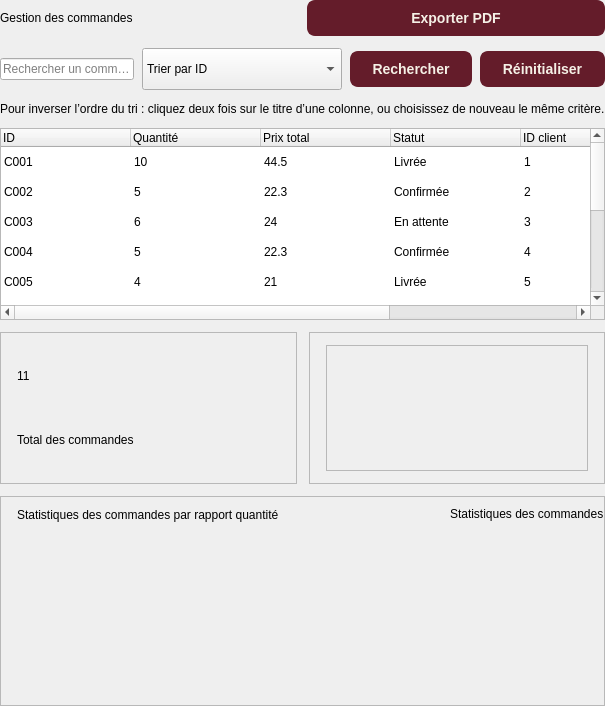
                <widget class="QFrame" name="listPanelCmd">
                 <property name="frameShape">
                  <enum>QFrame::Shape::NoFrame</enum>
                 </property>
                 <layout class="QVBoxLayout" name="listLayoutCmd">
                  <property name="spacing">
                   <number>12</number>
                  </property>
                  <property name="leftMargin">
                   <number>0</number>
                  </property>
                  <property name="topMargin">
                   <number>0</number>
                  </property>
                  <property name="rightMargin">
                   <number>0</number>
                  </property>
                  <property name="bottomMargin">
                   <number>0</number>
                  </property>
                  <item>
                   <layout class="QHBoxLayout" name="titleLayoutCmd">
                    <property name="spacing">
                     <number>8</number>
                    </property>
                    <property name="leftMargin">
                     <number>0</number>
                    </property>
                    <property name="topMargin">
                     <number>0</number>
                    </property>
                    <property name="rightMargin">
                     <number>0</number>
                    </property>
                    <property name="bottomMargin">
                     <number>0</number>
                    </property>
                    <item>
                     <widget class="QLabel" name="labelTitreCmd">
                      <property name="text">
                       <string>Gestion des commandes</string>
                      </property>
                     </widget>
                    </item>
                    <item>
                     <widget class="QPushButton" name="btnExportercmd">
                      <property name="cursor">
                       <cursorShape>PointingHandCursor</cursorShape>
                      </property>
                      <property name="styleSheet">
                       <string notr="true">QPushButton {
    background-color: #641C2A;      /* Bordeaux */
    color: #F5F0E6;                 /* Ivoire */
    border: 2px solid #641C2A;
    border-radius: 8px;
    padding: 8px 20px;
    font-family: &quot;Georgia&quot;, &quot;Times New Roman&quot;, serif;
    font-size: 14px;
    font-weight: bold;
}

QPushButton:hover {
    background-color: #D8A7A7;      /* Rose poudré */
    color: #171717;                 /* Noir */
    border: 2px solid #641C2A;
}

QPushButton:pressed {
    background-color: #171717;      /* Noir */
    color: #F5F0E6;
    border: 2px solid #171717;
}

QPushButton:disabled {
    background-color: #8B7D75;      /* Taupe */
    color: #F5F0E6;
    border: 2px solid #8B7D75;
}

QPushButton:focus {
    outline: none;
    border: 2px solid #7A7B62;      /* Sauge */
}</string>
                      </property>
                      <property name="text">
                       <string>Exporter PDF</string>
                      </property>
                     </widget>
                    </item>
                   </layout>
                  </item>
                  <item>
                   <layout class="QHBoxLayout" name="searchLayoutCmd">
                    <property name="spacing">
                     <number>8</number>
                    </property>
                    <property name="leftMargin">
                     <number>0</number>
                    </property>
                    <property name="topMargin">
                     <number>0</number>
                    </property>
                    <property name="rightMargin">
                     <number>0</number>
                    </property>
                    <property name="bottomMargin">
                     <number>0</number>
                    </property>
                    <item>
                     <widget class="QLineEdit" name="lineEditRecherchecmd">
                      <property name="placeholderText">
                       <string>Rechercher un commande</string>
                      </property>
                     </widget>
                    </item>
                    <item>
                     <widget class="QComboBox" name="comboTricmd">
                      <property name="minimumSize">
                       <size>
                        <width>200</width>
                        <height>42</height>
                       </size>
                      </property>
                      <property name="cursor">
                       <cursorShape>PointingHandCursor</cursorShape>
                      </property>
                      <property name="currentIndex">
                       <number>0</number>
                      </property>
                      <item>
                       <property name="text">
                        <string>Trier par ID</string>
                       </property>
                      </item>
                      <item>
                       <property name="text">
                        <string>Trier par quantite</string>
                       </property>
                      </item>
                      <item>
                       <property name="text">
                        <string>Trier par prix total</string>
                       </property>
                      </item>
                     </widget>
                    </item>
                    <item>
                     <widget class="QPushButton" name="btnRecherchercmd">
                      <property name="cursor">
                       <cursorShape>PointingHandCursor</cursorShape>
                      </property>
                      <property name="styleSheet">
                       <string notr="true">QPushButton {
    background-color: #641C2A;      /* Bordeaux */
    color: #F5F0E6;                 /* Ivoire */
    border: 2px solid #641C2A;
    border-radius: 8px;
    padding: 8px 20px;
    font-family: &quot;Georgia&quot;, &quot;Times New Roman&quot;, serif;
    font-size: 14px;
    font-weight: bold;
}

QPushButton:hover {
    background-color: #D8A7A7;      /* Rose poudré */
    color: #171717;                 /* Noir */
    border: 2px solid #641C2A;
}

QPushButton:pressed {
    background-color: #171717;      /* Noir */
    color: #F5F0E6;
    border: 2px solid #171717;
}

QPushButton:disabled {
    background-color: #8B7D75;      /* Taupe */
    color: #F5F0E6;
    border: 2px solid #8B7D75;
}

QPushButton:focus {
    outline: none;
    border: 2px solid #7A7B62;      /* Sauge */
}</string>
                      </property>
                      <property name="text">
                       <string>Rechercher</string>
                      </property>
                     </widget>
                    </item>
                    <item>
                     <widget class="QPushButton" name="btnReinitialisercmd">
                      <property name="cursor">
                       <cursorShape>PointingHandCursor</cursorShape>
                      </property>
                      <property name="styleSheet">
                       <string notr="true">QPushButton {
    background-color: #641C2A;      /* Bordeaux */
    color: #F5F0E6;                 /* Ivoire */
    border: 2px solid #641C2A;
    border-radius: 8px;
    padding: 8px 20px;
    font-family: &quot;Georgia&quot;, &quot;Times New Roman&quot;, serif;
    font-size: 14px;
    font-weight: bold;
}

QPushButton:hover {
    background-color: #D8A7A7;      /* Rose poudré */
    color: #171717;                 /* Noir */
    border: 2px solid #641C2A;
}

QPushButton:pressed {
    background-color: #171717;      /* Noir */
    color: #F5F0E6;
    border: 2px solid #171717;
}

QPushButton:disabled {
    background-color: #8B7D75;      /* Taupe */
    color: #F5F0E6;
    border: 2px solid #8B7D75;
}

QPushButton:focus {
    outline: none;
    border: 2px solid #7A7B62;      /* Sauge */
}</string>
                      </property>
                      <property name="text">
                       <string>Réinitialiser</string>
                      </property>
                     </widget>
                    </item>
                   </layout>
                  </item>
                  <item>
                   <widget class="QLabel" name="labelAideTriCmd">
                    <property name="text">
                     <string>Pour inverser l’ordre du tri : cliquez deux fois sur le titre d’une colonne, ou choisissez de nouveau le même critère.</string>
                    </property>
                   </widget>
                  </item>
                  <item>
                   <widget class="QTableWidget" name="tablecommandes">
                    <property name="editTriggers">
                     <set>QAbstractItemView::EditTrigger::NoEditTriggers</set>
                    </property>
                    <property name="alternatingRowColors">
                     <bool>false</bool>
                    </property>
                    <property name="selectionMode">
                     <enum>QAbstractItemView::SelectionMode::SingleSelection</enum>
                    </property>
                    <property name="selectionBehavior">
                     <enum>QAbstractItemView::SelectionBehavior::SelectRows</enum>
                    </property>
                    <property name="showGrid">
                     <bool>false</bool>
                    </property>
                    <property name="sortingEnabled">
                     <bool>true</bool>
                    </property>
                    <property name="columnCount">
                     <number>6</number>
                    </property>
                    <attribute name="horizontalHeaderDefaultSectionSize">
                     <number>130</number>
                    </attribute>
                    <attribute name="horizontalHeaderStretchLastSection">
                     <bool>true</bool>
                    </attribute>
                    <attribute name="verticalHeaderVisible">
                     <bool>false</bool>
                    </attribute>
                    <row/>
                    <row/>
                    <row/>
                    <row/>
                    <row/>
                    <row/>
                    <row/>
                    <row/>
                    <row/>
                    <row/>
                    <row/>
                    <column>
                     <property name="text">
                      <string>ID</string>
                     </property>
                     <property name="textAlignment">
                      <set>AlignLeading|AlignVCenter</set>
                     </property>
                    </column>
                    <column>
                     <property name="text">
                      <string>Quantité</string>
                     </property>
                     <property name="textAlignment">
                      <set>AlignLeading|AlignVCenter</set>
                     </property>
                    </column>
                    <column>
                     <property name="text">
                      <string>Prix total</string>
                     </property>
                     <property name="textAlignment">
                      <set>AlignLeading|AlignVCenter</set>
                     </property>
                    </column>
                    <column>
                     <property name="text">
                      <string>Statut</string>
                     </property>
                     <property name="textAlignment">
                      <set>AlignLeading|AlignVCenter</set>
                     </property>
                    </column>
                    <column>
                     <property name="text">
                      <string>ID client</string>
                     </property>
                     <property name="textAlignment">
                      <set>AlignLeading|AlignVCenter</set>
                     </property>
                    </column>
                    <column>
                     <property name="text">
                      <string>Date de création</string>
                     </property>
                     <property name="textAlignment">
                      <set>AlignLeading|AlignVCenter</set>
                     </property>
                    </column>
                    <item row="0" column="0">
                     <property name="text">
                      <string>C001</string>
                     </property>
                    </item>
                    <item row="0" column="1">
                     <property name="text">
                      <string>10</string>
                     </property>
                    </item>
                    <item row="0" column="2">
                     <property name="text">
                      <string>44.5</string>
                     </property>
                    </item>
                    <item row="0" column="3">
                     <property name="text">
                      <string>Livrée</string>
                     </property>
                    </item>
                    <item row="0" column="4">
                     <property name="text">
                      <string>1</string>
                     </property>
                    </item>
                    <item row="0" column="5">
                     <property name="text">
                      <string>12/01/2026</string>
                     </property>
                    </item>
                    <item row="1" column="0">
                     <property name="text">
                      <string>C002</string>
                     </property>
                    </item>
                    <item row="1" column="1">
                     <property name="text">
                      <string>5</string>
                     </property>
                    </item>
                    <item row="1" column="2">
                     <property name="text">
                      <string>22.3</string>
                     </property>
                    </item>
                    <item row="1" column="3">
                     <property name="text">
                      <string>Confirmée</string>
                     </property>
                    </item>
                    <item row="1" column="4">
                     <property name="text">
                      <string>2</string>
                     </property>
                    </item>
                    <item row="1" column="5">
                     <property name="text">
                      <string>03/02/2026</string>
                     </property>
                    </item>
                    <item row="2" column="0">
                     <property name="text">
                      <string>C003</string>
                     </property>
                    </item>
                    <item row="2" column="1">
                     <property name="text">
                      <string>6</string>
                     </property>
                    </item>
                    <item row="2" column="2">
                     <property name="text">
                      <string>24</string>
                     </property>
                    </item>
                    <item row="2" column="3">
                     <property name="text">
                      <string>En attente</string>
                     </property>
                    </item>
                    <item row="2" column="4">
                     <property name="text">
                      <string>3</string>
                     </property>
                    </item>
                    <item row="2" column="5">
                     <property name="text">
                      <string>21/03/2026</string>
                     </property>
                    </item>
                    <item row="3" column="0">
                     <property name="text">
                      <string>C004</string>
                     </property>
                    </item>
                    <item row="3" column="1">
                     <property name="text">
                      <string>5</string>
                     </property>
                    </item>
                    <item row="3" column="2">
                     <property name="text">
                      <string>22.3</string>
                     </property>
                    </item>
                    <item row="3" column="3">
                     <property name="text">
                      <string>Confirmée</string>
                     </property>
                    </item>
                    <item row="3" column="4">
                     <property name="text">
                      <string>4</string>
                     </property>
                    </item>
                    <item row="3" column="5">
                     <property name="text">
                      <string>28/03/2026</string>
                     </property>
                    </item>
                    <item row="4" column="0">
                     <property name="text">
                      <string>C005</string>
                     </property>
                    </item>
                    <item row="4" column="1">
                     <property name="text">
                      <string>4</string>
                     </property>
                    </item>
                    <item row="4" column="2">
                     <property name="text">
                      <string>21</string>
                     </property>
                    </item>
                    <item row="4" column="3">
                     <property name="text">
                      <string>Livrée</string>
                     </property>
                    </item>
                    <item row="4" column="4">
                     <property name="text">
                      <string>5</string>
                     </property>
                    </item>
                    <item row="4" column="5">
                     <property name="text">
                      <string>15/05/2026</string>
                     </property>
                    </item>
                    <item row="5" column="0">
                     <property name="text">
                      <string>C006</string>
                     </property>
                    </item>
                    <item row="5" column="1">
                     <property name="text">
                      <string>2</string>
                     </property>
                    </item>
                    <item row="5" column="2">
                     <property name="text">
                      <string>11</string>
                     </property>
                    </item>
                    <item row="5" column="3">
                     <property name="text">
                      <string>En attente</string>
                     </property>
                    </item>
                    <item row="5" column="4">
                     <property name="text">
                      <string>6</string>
                     </property>
                    </item>
                    <item row="5" column="5">
                     <property name="text">
                      <string>12/06/2026</string>
                     </property>
                    </item>
                    <item row="6" column="0">
                     <property name="text">
                      <string>C007</string>
                     </property>
                    </item>
                    <item row="6" column="1">
                     <property name="text">
                      <string>22</string>
                     </property>
                    </item>
                    <item row="6" column="2">
                     <property name="text">
                      <string>92.5</string>
                     </property>
                    </item>
                    <item row="6" column="3">
                     <property name="text">
                      <string>Confirmée</string>
                     </property>
                    </item>
                    <item row="6" column="4">
                     <property name="text">
                      <string>7</string>
                     </property>
                    </item>
                    <item row="6" column="5">
                     <property name="text">
                      <string>03/07/2026</string>
                     </property>
                    </item>
                    <item row="7" column="0">
                     <property name="text">
                      <string>C008</string>
                     </property>
                    </item>
                    <item row="7" column="1">
                     <property name="text">
                      <string>11</string>
                     </property>
                    </item>
                    <item row="7" column="2">
                     <property name="text">
                      <string>48.4</string>
                     </property>
                    </item>
                    <item row="7" column="3">
                     <property name="text">
                      <string>Livrée</string>
                     </property>
                    </item>
                    <item row="7" column="4">
                     <property name="text">
                      <string>8</string>
                     </property>
                    </item>
                    <item row="7" column="5">
                     <property name="text">
                      <string>21/07/2026</string>
                     </property>
                    </item>
                    <item row="8" column="0">
                     <property name="text">
                      <string>C009</string>
                     </property>
                    </item>
                    <item row="8" column="1">
                     <property name="text">
                      <string>7</string>
                     </property>
                    </item>
                    <item row="8" column="2">
                     <property name="text">
                      <string>35.7</string>
                     </property>
                    </item>
                    <item row="8" column="3">
                     <property name="text">
                      <string>Confirmée</string>
                     </property>
                    </item>
                    <item row="8" column="4">
                     <property name="text">
                      <string>9</string>
                     </property>
                    </item>
                    <item row="8" column="5">
                     <property name="text">
                      <string>15/08/2026</string>
                     </property>
                    </item>
                    <item row="9" column="0">
                     <property name="text">
                      <string>C010</string>
                     </property>
                    </item>
                    <item row="9" column="1">
                     <property name="text">
                      <string>6</string>
                     </property>
                    </item>
                    <item row="9" column="2">
                     <property name="text">
                      <string>24</string>
                     </property>
                    </item>
                    <item row="9" column="3">
                     <property name="text">
                      <string>En attente</string>
                     </property>
                    </item>
                    <item row="9" column="4">
                     <property name="text">
                      <string>10</string>
                     </property>
                    </item>
                    <item row="9" column="5">
                     <property name="text">
                      <string>04/09/2026</string>
                     </property>
                    </item>
                    <item row="10" column="0">
                     <property name="text">
                      <string>C011</string>
                     </property>
                    </item>
                    <item row="10" column="1">
                     <property name="text">
                      <string>5</string>
                     </property>
                    </item>
                    <item row="10" column="2">
                     <property name="text">
                      <string>22..3</string>
                     </property>
                    </item>
                    <item row="10" column="3">
                     <property name="text">
                      <string>Confirmée</string>
                     </property>
                    </item>
                    <item row="10" column="4">
                     <property name="text">
                      <string>11</string>
                     </property>
                    </item>
                    <item row="10" column="5">
                     <property name="text">
                      <string>01/10/2026</string>
                     </property>
                    </item>
                   </widget>
                  </item>
                  <item>
                   <widget class="QFrame" name="statsRowCmd">
                    <property name="minimumSize">
                     <size>
                      <width>0</width>
                      <height>152</height>
                     </size>
                    </property>
                    <property name="maximumSize">
                     <size>
                      <width>16777215</width>
                      <height>152</height>
                     </size>
                    </property>
                    <property name="frameShape">
                     <enum>QFrame::Shape::NoFrame</enum>
                    </property>
                    <layout class="QHBoxLayout" name="statsLayoutCmd" stretch="1,1">
                     <property name="spacing">
                      <number>12</number>
                     </property>
                     <property name="leftMargin">
                      <number>0</number>
                     </property>
                     <property name="topMargin">
                      <number>0</number>
                     </property>
                     <property name="rightMargin">
                      <number>0</number>
                     </property>
                     <property name="bottomMargin">
                      <number>0</number>
                     </property>
                     <item>
                      <widget class="QFrame" name="cardStatTotalCmd">
                       <property name="frameShape">
                        <enum>QFrame::Shape::StyledPanel</enum>
                       </property>
                       <layout class="QVBoxLayout" name="cardStatTotalLayoutCmd">
                        <property name="spacing">
                         <number>2</number>
                        </property>
                        <property name="leftMargin">
                         <number>16</number>
                        </property>
                        <property name="topMargin">
                         <number>12</number>
                        </property>
                        <property name="rightMargin">
                         <number>16</number>
                        </property>
                        <property name="bottomMargin">
                         <number>12</number>
                        </property>
                        <item>
                         <widget class="QLabel" name="labelStatTotalValueCmd">
                          <property name="text">
                           <string>11</string>
                          </property>
                         </widget>
                        </item>
                        <item>
                         <widget class="QLabel" name="labelStatTotalTitreCmd">
                          <property name="text">
                           <string>Total des commandes</string>
                          </property>
                         </widget>
                        </item>
                       </layout>
                      </widget>
                     </item>
                     <item>
                      <widget class="QFrame" name="cardStatNouveauxCmd">
                       <property name="frameShape">
                        <enum>QFrame::Shape::StyledPanel</enum>
                       </property>
                       <layout class="QVBoxLayout" name="cardStatNouveauxLayoutCmd">
                        <property name="spacing">
                         <number>2</number>
                        </property>
                        <property name="leftMargin">
                         <number>16</number>
                        </property>
                        <property name="topMargin">
                         <number>12</number>
                        </property>
                        <property name="rightMargin">
                         <number>16</number>
                        </property>
                        <property name="bottomMargin">
                         <number>12</number>
                        </property>
                        <item>
                         <widget class="QFrame" name="cardStatRolesCmd">
                          <property name="frameShape">
                           <enum>QFrame::Shape::StyledPanel</enum>
                          </property>
                          <widget class="QLabel" name="labelexemple_3">
                           <property name="geometry">
                            <rect>
                             <x>50</x>
                             <y>20</y>
                             <width>261</width>
                             <height>91</height>
                            </rect>
                           </property>
                           <property name="text">
                            <string/>
                           </property>
                           <property name="pixmap">
                            <pixmap resource="resources.qrc">:/supportbot.png</pixmap>
                           </property>
                           <property name="scaledContents">
                            <bool>true</bool>
                           </property>
                          </widget>
                         </widget>
                        </item>
                       </layout>
                      </widget>
                     </item>
                    </layout>
                   </widget>
                  </item>
                  <item>
                   <widget class="QFrame" name="cardChartCmd">
                    <property name="minimumSize">
                     <size>
                      <width>0</width>
                      <height>210</height>
                     </size>
                    </property>
                    <property name="maximumSize">
                     <size>
                      <width>16777215</width>
                      <height>210</height>
                     </size>
                    </property>
                    <property name="frameShape">
                     <enum>QFrame::Shape::StyledPanel</enum>
                    </property>
                    <widget class="QLabel" name="labelChartTitreCmd">
                     <property name="geometry">
                      <rect>
                       <x>17</x>
                       <y>11</y>
                       <width>282</width>
                       <height>16</height>
                      </rect>
                     </property>
                     <property name="text">
                      <string>Statistiques des commandes par rapport quantité</string>
                     </property>
                    </widget>
                    <widget class="QLabel" name="labelexemple1">
                     <property name="enabled">
                      <bool>true</bool>
                     </property>
                     <property name="geometry">
                      <rect>
                       <x>30</x>
                       <y>30</y>
                       <width>251</width>
                       <height>171</height>
                      </rect>
                     </property>
                     <property name="autoFillBackground">
                      <bool>false</bool>
                     </property>
                     <property name="text">
                      <string/>
                     </property>
                     <property name="pixmap">
                      <pixmap resource="resources.qrc">:/chartpie.png</pixmap>
                     </property>
                     <property name="scaledContents">
                      <bool>true</bool>
                     </property>
                    </widget>
                    <widget class="QLabel" name="labelChartTitre_2">
                     <property name="geometry">
                      <rect>
                       <x>450</x>
                       <y>10</y>
                       <width>311</width>
                       <height>16</height>
                      </rect>
                     </property>
                     <property name="text">
                      <string>Statistiques des commandes par rapport statut</string>
                     </property>
                    </widget>
                    <widget class="QLabel" name="labelexemple_2">
                     <property name="enabled">
                      <bool>true</bool>
                     </property>
                     <property name="geometry">
                      <rect>
                       <x>450</x>
                       <y>40</y>
                       <width>281</width>
                       <height>151</height>
                      </rect>
                     </property>
                     <property name="autoFillBackground">
                      <bool>false</bool>
                     </property>
                     <property name="text">
                      <string/>
                     </property>
                     <property name="pixmap">
                      <pixmap resource="resources.qrc">:/chartgraph.png</pixmap>
                     </property>
                     <property name="scaledContents">
                      <bool>true</bool>
                     </property>
                    </widget>
                   </widget>
                  </item>
                 </layout>
                </widget>
